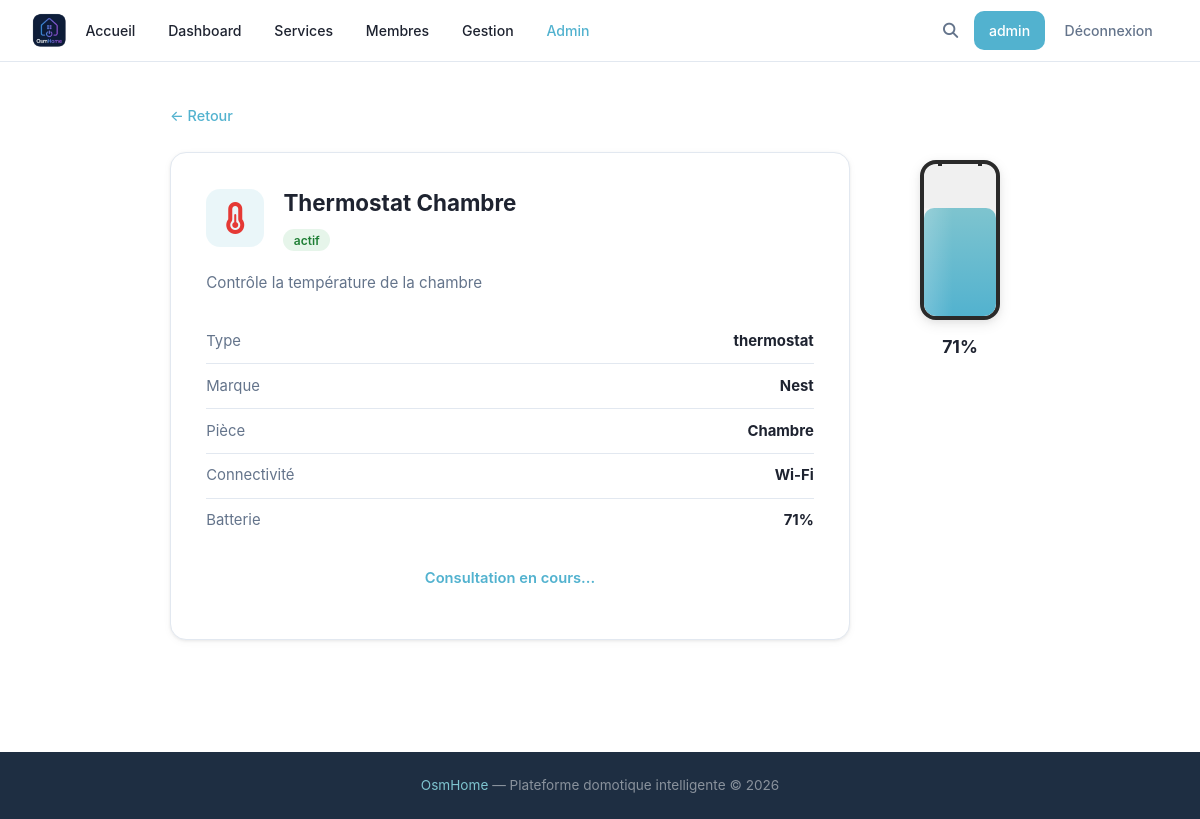
Page /device/2 (signed in) on the committed database.
### tables this page shows
CREATE TABLE devices (
            id INTEGER PRIMARY KEY AUTOINCREMENT,
            name TEXT,
            description TEXT,
            type TEXT,
            brand TEXT,
            status TEXT DEFAULT 'actif',
            connectivity TEXT,
            battery INTEGER,
            room TEXT
        , deletion_requested INTEGER DEFAULT 0, config TEXT);

### main.py (the view)
@app.route('/device/<int:device_id>')
def device_detail(device_id):
    device = utils.getDevice(device_id)
    if not device:
        flask.abort(404)
    return flask.render_template('objet.html', user=flask.session.get('username'), device=device)

### main.py (called while the page is built)
@app.context_processor
def inject_types():
    try:
        types = utils.getTypes()
    except Exception:
        types = []
    is_admin = False
    user_level = None
    if flask.session.get('username'):
        u = utils.getUser(flask.session['username'])
        is_admin = bool(u and u['role'] == 'admin')
        user_level = u['level'] if u else None
    return {'types': types, 'is_admin': is_admin, 'user_level': user_level}

### utils.py (called while the page is built)
def openDB() -> sqlite3.Connection:
    if 'db' not in flask.g:
        flask.g.db = sqlite3.connect(BASE)
        flask.g.db.row_factory = sqlite3.Row
    return flask.g.db

def closeDB(_ = None):
    db = flask.g.pop("db", None)
    if db is not None:
        db.close()

def getUser(username: str):
    db = openDB()
    return db.execute(
        'SELECT * FROM users WHERE username = ?',
        (username,)
    ).fetchone()

def getTypes() -> list:
    db = openDB()
    rows = db.execute('SELECT DISTINCT type FROM devices ORDER BY type').fetchall()
    return [row['type'] for row in rows]

def getDevice(device_id: int):
    db = openDB()
    return db.execute('SELECT * FROM devices WHERE id = ?', (device_id,)).fetchone()

### templates/objet.html (shortened to what this page needs)
{% extends 'base.html' %}
{% block extra_css %}
<link rel="stylesheet" href="{{ url_for('static', filename='css/devices.css') }}">
<link rel="stylesheet" href="{{ url_for('static', filename='css/device.css') }}">
{% endblock %}
{% block content %}
<div class="device-detail-page">
    <a href="javascript:history.back()" class="device-detail-back">← Retour</a>
    <div class="device-detail-global">
        <div class="device-detail-card">
            <div class="device-detail-top">
                <div class="device-icon device-icon--lg" aria-label="{{ device['type'] }}">
                    {% if device['type'] == 'thermostat' %}<i class="fa-solid fa-temperature-half"></i>
                    {% elif device['type'] == 'caméra' %}<i class="fa-solid fa-camera"></i>
                    {% elif device['type'] == 'éclairage' %}<i class="fa-solid fa-lightbulb"></i>
                    {% elif device['type'] == 'serrure' %}<i class="fa-solid fa-lock"></i>
                    {% elif device['type'] == 'capteur' %}<i class="fa-solid fa-satellite-dish"></i>
                    {% elif device['type'] == 'aspirateur' %}<i class="fa-solid fa-robot"></i>
                    {% elif device['type'] == 'électroménager' %}<i class="fa-solid fa-blender"></i>
                    {% elif device['type'] == 'volet' %}<i class="fa-solid fa-window-maximize"></i>
                    {% elif device['type'] == 'montre' %}<i class="fa-solid fa-clock"></i>
                    {% elif device['type'] == 'énergie' %}<i class="fa-solid fa-bolt"></i>
                    {% else %}<i class="fa-solid fa-box"></i>{% endif %}
                </div>
                <div>
                    <h1 class="device-detail-name">{{ device['name'] }}</h1>
                    <span class="device-status {{ 'status-active' if device['status'] == 'actif' else 'status-inactive' }}">
                        {{ device['status'] }}
                    </span>
                </div>
            </div>
            <p class="device-detail-description">{{ device['description'] }}</p>
            <ul class="device-detail-infos">
                <li><span>Type</span><strong>{{ device['type'] }}</strong></li>
                <li><span>Marque</span><strong>{{ device['brand'] }}</strong></li>
                {% if device['room'] %}
                <li><span>Pièce</span><strong>{{ device['room'] }}</strong></li>
                {% endif %}
                <li><span>Connectivité</span><strong>{{ device['connectivity'] }}</strong></li>
                {% if device['battery'] %}
                <li><span>Batterie</span><strong>{{ device['battery'] }}%</strong></li>
                {% endif %}
            </ul>
            {% if user %}
            <p class="device-detail-points" id="points-msg">Consultation en cours...</p>
            {% endif %}
        </div>
        {% if device['battery'] %}
        <div class="battery-panel">
            <div class="battery-shell">
                <div class="battery-fill" style="--battery-level: {{ device['battery'] }}%;"></div>
            </div>
            <p class="battery-label">{{ device['battery'] }}%</p>
        </div>
        {% endif %}
    </div>
</div>
{% endblock %}

### static/css/style.css (style rules this page uses)
:root { --bg: #ffffff; --surface: #ffffff; --dark: #1e2330; --dark-2: #1c2131; --primary: #52B2CF; --primary-hover: #3d9ebc; --primary-light: rgba(82, 178, 207, 0.12); --accent-2: #7EC4CF; --accent-pink: #D4AFB9; --accent-lavender: #D1CFE2; --accent-powder: #9CADCE; --muted: #64748b; --white: #ffffff; --border: #e2e8f0; --shadow: 0 1px 3px rgba(0,0,0,.07), 0 2px 8px rgba(0,0,0,.04); --shadow-md: 0 4px 14px rgba(0,0,0,.09), 0 2px 6px rgba(0,0,0,.05); --radius: 10px; --radius-sm: 5px; --radius-lg: 16px; --danger: #ea4335; }
* { margin: 0; padding: 0; box-sizing: border-box; }
html { min-height: 100%; scroll-behavior: smooth; }
body { min-height: 100vh; display: flex; flex-direction: column; font-family: 'Google Sans', 'Inter', system-ui, -apple-system, BlinkMacSystemFont, 'Segoe UI', Roboto, sans-serif; background: var(--bg); color: var(--dark); line-height: 1.65; }
a { color: inherit; text-decoration: none; }
h1, h2, h3, h4, h5 { color: var(--dark); margin-bottom: 0.5rem; font-weight: 600; }
p { color: var(--muted); margin-bottom: 1rem; }
.status-active { background: rgba(52,168,83,0.12); color: #1e7e34; }

### static/css/devices.css (style rules this page uses)
.device-icon { width: 46px; height: 46px; border-radius: 10px; background: var(--primary-light); display: flex; align-items: center; justify-content: center; font-size: 1.35rem; }
.device-status { padding: 0.22rem 0.65rem; border-radius: 999px; font-size: 0.75rem; font-weight: 600; }
.device-icon .fa-temperature-half { color: #e53935; }

### static/css/device.css (style rules this page uses)
.device-detail-page { width: min(860px, 92%); margin: 2.5rem auto 4rem; }
.device-detail-back { display: inline-block; margin-bottom: 1.5rem; color: var(--primary); font-size: 0.9rem; font-weight: 500; transition: opacity 0.15s; }
.device-detail-global { display: flex; gap: 2.5rem; align-items: flex-start; }
.device-detail-card { flex: 1; background: var(--surface); border: 1px solid var(--border); border-radius: var(--radius-lg); box-shadow: var(--shadow); padding: 2rem 2.2rem; }
.device-detail-top { display: flex; align-items: center; gap: 1.2rem; margin-bottom: 1.2rem; }
.device-icon--lg { font-size: 2rem; width: 58px; height: 58px; border-radius: 14px; background: var(--primary-light); display: flex; align-items: center; justify-content: center; flex-shrink: 0; }
.device-detail-name { font-size: 1.4rem; font-weight: 700; margin-bottom: 0.25rem; }
.device-detail-description { color: var(--muted); margin-bottom: 1.5rem; font-size: 0.95rem; line-height: 1.6; }
.device-detail-infos { list-style: none; margin-bottom: 1.5rem; }
.device-detail-infos li { display: flex; justify-content: space-between; padding: 0.6rem 0; border-bottom: 1px solid var(--border); font-size: 0.93rem; }
.device-detail-infos li:last-child { border-bottom: none; }
.device-detail-infos li span { color: var(--muted); }
.device-detail-points { text-align: center; color: var(--primary); font-weight: 600; font-size: 0.92rem; margin-top: 0.5rem; }
.battery-panel { flex-shrink: 0; width: 140px; display: flex; flex-direction: column; align-items: center; padding-top: 0.5rem; gap: 0.75rem; }
.battery-shell { width: 80px; height: 160px; border: 4px solid #2a2a2a; border-radius: 16px; position: relative; background: #f0f0f0; overflow: hidden; box-shadow: var(--shadow-md); }
.battery-shell::before { content: ""; position: absolute; top: -18px; left: 50%; transform: translateX(-50%); width: 36px; height: 16px; background: #f0f0f0; border: 4px solid #2a2a2a; border-bottom: none; border-radius: 8px 8px 0 0; }
.battery-fill { position: absolute; bottom: 0; left: 0; width: 100%; height: var(--battery-level); background: linear-gradient(180deg, #7EC4CF 0%, #52B2CF 100%); border-radius: 10px 10px 12px 12px; transition: height 0.5s ease; }
.battery-fill::after { content: ""; position: absolute; inset: 0; background: linear-gradient(90deg, rgba(255,255,255,0.20), transparent 40%); }
.battery-label { font-weight: 700; font-size: 1.1rem; color: var(--dark); margin: 0; }

### rows in the picture
devices: name "Thermostat Chambre", status "actif", description "Contrôle la température de la chambre", type "thermostat", brand "Nest", room "Chambre", connectivity "Wi-Fi", battery "71"

### other values in the picture
{{ user }} "admin"
